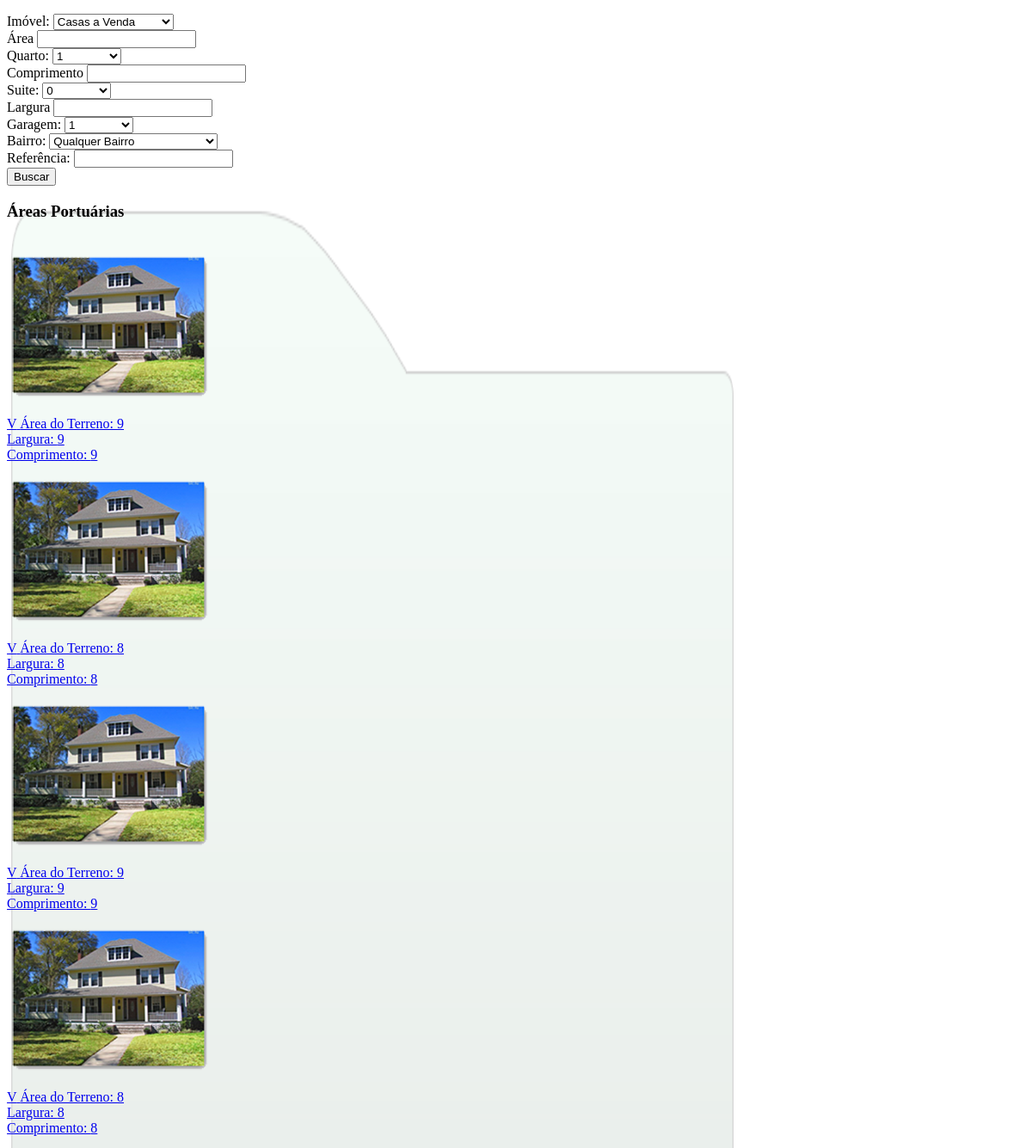
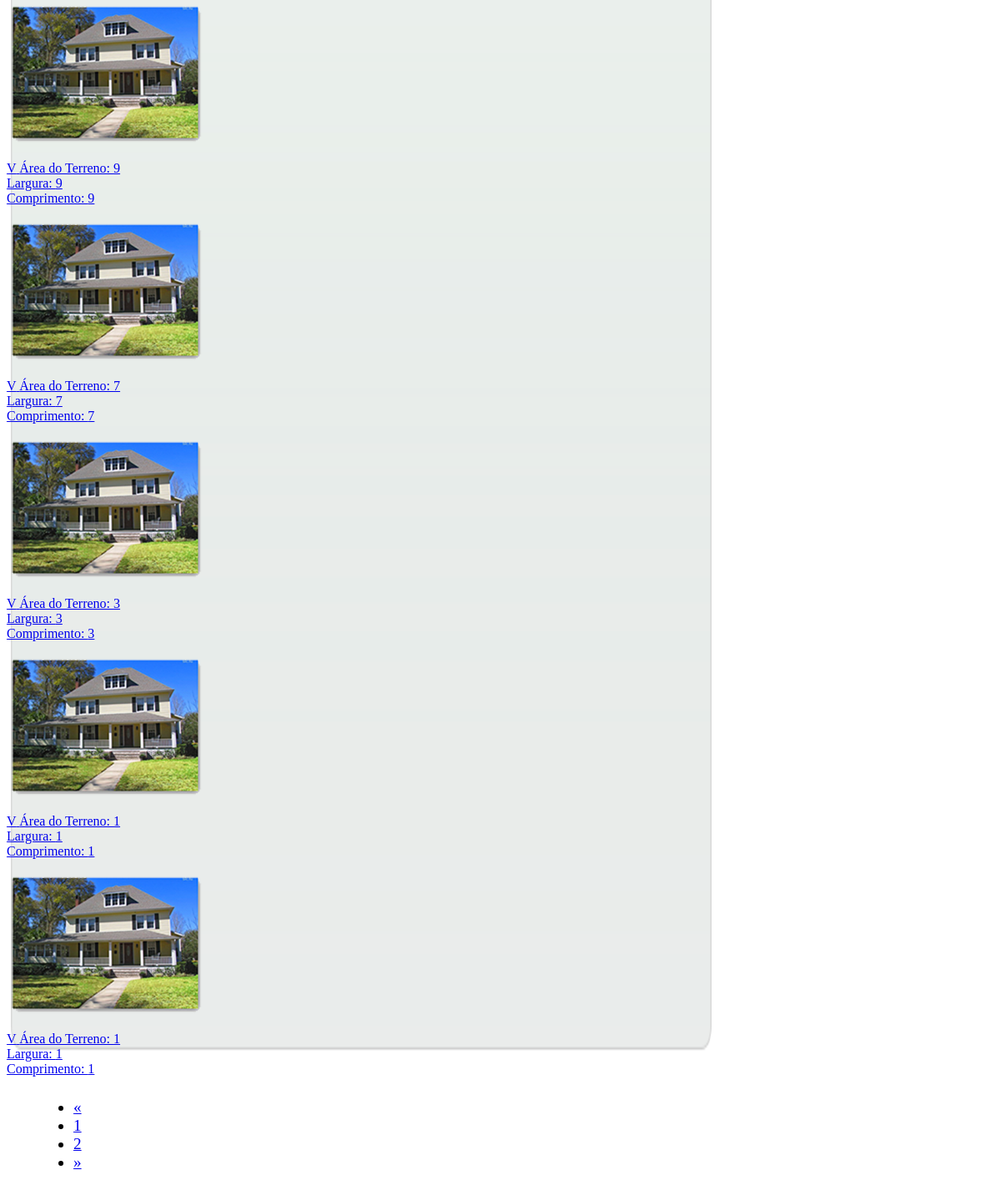
/paginas/areas-portuarias.php, run on the app's committed database (2 pictures, top to bottom).
### tables this page shows
CREATE TABLE IF NOT EXISTS `produto` (
  `id` int(11) NOT NULL AUTO_INCREMENT,
  `referencia` int(11) NOT NULL,
  `tipo_imovel` varchar(25) NOT NULL,
  `finalidade` varchar(10) NOT NULL,
  `quartos` int(11) NOT NULL,
  `garagem` int(11) NOT NULL,
  `area_edi` varchar(20) NOT NULL,
  `area_ter` varchar(20) NOT NULL,
  `perimetro_l` varchar(20) NOT NULL,
  `perimetro_c` varchar(20) NOT NULL,
  `latitude` varchar(20) DEFAULT NULL,
  `longitude` varchar(20) DEFAULT NULL,
  `suites` int(11) NOT NULL,
  `banheiros` int(11) NOT NULL,
  `categoria` varchar(30) NOT NULL,
  `logradouro` varchar(100) DEFAULT NULL,
  `num` varchar(6) NOT NULL,
  `complemento` varchar(30) DEFAULT NULL,
  `bairro` varchar(80) NOT NULL,
  `cidade` varchar(50) NOT NULL,
  `uf` char(2) NOT NULL,
  `descricao` longtext NOT NULL,
  `video` varchar(100) DEFAULT NULL,
  `diretorio` varchar(50) DEFAULT NULL,
  `data_cadastro` datetime NOT NULL,
  PRIMARY KEY (`id`),
  UNIQUE KEY `referencia` (`referencia`)
);

CREATE TABLE IF NOT EXISTS `foto_produto` (
  `id` int(11) NOT NULL AUTO_INCREMENT,
  `id_produto` int(11) NOT NULL,
  `arquivo` varchar(100) NOT NULL,
  `data_cadastro` datetime NOT NULL,
  PRIMARY KEY (`id`)
);

### classes/Conexao.class.php (called while the page is built, shortened)
<?php
	class Conexao{
		protected $servidor		= "localhost";
		protected $usuario		= "root";
		protected $porta		= "3306";
		protected $senha		= "";
		protected $nomeBanco	= "endog103_kananda";
		public function Conecta(){
    		$configuracoes_extras = array(PDO::MYSQL_ATTR_INIT_COMMAND => "SET NAMES utf8");
		try {
		      $this->conexao = new PDO('mysql:host='.$this->servidor.';port='.$this->porta.';dbname='.$this->nomeBanco, $this->usuario, $this->senha,$configuracoes_extras);
		    }catch(PDOException $e) {
		    	"Erro: ".$e->getMessage();
		        $this->trataErro($e, __FUNCTION__, TRUE);
		    }
		}
	}
?>

### classes/Objeto.class.php (called while the page is built, shortened)
<?php
	require_once("Conexao.class.php");
	class Objeto extends Conexao{
		protected $dataset			= NULL;
		protected $linhasAfetadas 	= -1;
		protected $tabela 			= "";
		protected $camposValores 	= array();
		protected $camposConsulta	= array();
		protected $extrasSelect 	= "";
		public function __construct($tabela, $campos = array()){
			$this->tabela = $tabela;
		}
		public function addConsulta($campo = NULL, $valor = NULL){
			if($campo!=NULL):
				$this->camposConsulta[$campo] = $valor;
			endif;
		}
		public function addExtras($extras = NULL){
			if($extras!=NULL):
				$this->extrasSelect = $extras;
			endif;
		}
		public function getLinhasAfetadas(){
			return $this->linhasAfetadas;
		}
		public function selecionarTudo(){
			$sql = "SELECT * FROM ".$this->tabela;
			if(count($this->camposConsulta)>0):
				$i = 0;
				$sql .= " WHERE ";
				foreach ($this->camposConsulta as $key => $value) {
					$sql .= $key."=";
					$sql .= is_numeric($value) ? $value : ":".$key;
				}
			endif;
			if($this->extrasSelect != NULL):
				$sql .= " ".$this->extrasSelect;
			endif;
			if($this->executarSql($sql))
				return TRUE;
			else
				return FALSE;
		}
		public function executarSql($sql = NULL){
			if($sql != NULL):
				try{
					$query = $this->conexao->prepare($sql);
					if(count($this->camposConsulta)>0):
						foreach ($this->camposConsulta as $key => $value){
							if(strpos($sql, ':'.$key.'_update')):
								$query->bindValue(":".$key.'_update',$value);
							elseif(strpos($sql, ':'.$key)):
								$query->bindValue(":".$key,$value);
							endif;
						}
					endif;
					$query->execute();
					$this->linhasAfetadas = $query->rowCount();
					if(substr(trim(strtolower($sql)), 0, 6) == 'select'):
						$this->dataset = $query;
						return $this->dataset;
					elseif(substr(trim(strtolower($sql)), 0, 6) == 'insert'):
						$this->idInserido = $this->conexao->lastInsertId();
						return $this->linhasAfetadas;
					else:
						if((substr(trim(strtolower($sql)), 0, 6) == 'update') && ($this->linhasAfetadas == 0))
							return true;
						else
							return $this->linhasAfetadas;
					endif;
				}catch(PDOException $e){
					$this->trataErro($e, __FUNCTION__, TRUE);
					return false;
				}
			else:
				echo "Comando SQL não informado!";
			endif;
		}
		public function retornarDados($tipo = NULL){
			switch (strtolower($tipo)) :
				default:
					return $this->dataset->fetchAll(PDO::FETCH_ASSOC);
					break;
			endswitch;
		}
		public function retornar(){
			foreach($this->dataset->fetchAll(PDO::FETCH_ASSOC) as $registro){
				foreach($registro as $indice => $campo){
					$objeto[$indice] = $campo;
				}
				break;
			}
			return  $objeto;
		}
		public function limparDados(){
			if(count($this->camposValores) || count($this->camposConsulta) || $this->dataset!= NULL || $this->extrasSelect!= NULL):
				$this->camposValores = array();
				$this->camposConsulta = array();
				$this->dataset = NULL;
				$this->extrasSelect = NULL;
			endif;
		}
	}
?>

### paginas/areas-portuarias.php (the view)
<link rel="stylesheet" href="<?= RAIZ ?>css/imovel-categoria.css">
    <?php require RAIZ."paginas/subpaginas/buscar.php" ?>
	<div id="lista-de-imoveis">
          <h3 class="title-do-imovel">Áreas Portuárias</h3>
                      <br>
          <?php
            $imovel = new Objeto('produto');
            $foto_imovel = new Objeto('foto_produto');
            $imovel->addConsulta('tipo_imovel', 'areas portuaria');
            if(isset($pagina[2]) && is_numeric($pagina[2]) && $pagina[2] > 1)
              $imovel->addExtras(' ORDER BY id DESC LIMIT '.(($pagina[2] - 1 ) * 9).' , '.(((($pagina[2] - 1 ) * 9)) + 8) );
            else
              $imovel->addExtras('ORDER BY id DESC');
            $imovel->selecionarTudo();
            if($imovel->getLinhasAfetadas()>0){
            $i = 1;
            foreach ($imovel->retornarDados() as $key => $value) {
              if($i > 9)
                break;
              if((($i - 1) % 3 == 0) || $i == 1)
                echo "<div class='row'>";
              $foto_imovel->limparDados();
              $foto_imovel->addConsulta('id_produto', $value['id'] );
              $foto_imovel->addExtras('LIMIT 1');
              $foto_imovel->selecionarTudo();
              $foto = $foto_imovel->retornar();
          ?>
                <div class="col-xs-4">
                  <a href="<?= RAIZ ?>imovel/<?= $value['id']?>" class="thumbnail">
                        <img src="<?= RAIZ.$foto['arquivo'] ?>" alt="IMOVEL DA KANANDA.IMB.BR">
                        <div class="legenda-imovel">
                           <p>
                             <span class="icone-imovel">V</span> Área do Terreno:  <?=$value['area_ter']?><br>
                             <span class="glyphicon glyphicon-resize-horizontal"></span> Largura:  <?=$value['perimetro_l']?><br>
                             <span class="glyphicon glyphicon-resize-vertical"></span> Comprimento:  <?=$value['perimetro_c']?>
                           </p>
                        </div>
                   </a>
                </div>
          <?php
            if(($i % 3 == 0) || $i == $imovel->getLinhasAfetadas())
              echo "</div>";
            $i++;
            }
          }else{
            echo 'Não há '.$pagina[0].'s disponíveis';
          }
          $imovel->limparDados();
          $imovel->addConsulta('tipo_imovel', 'areas portuaria');
          $imovel->selecionarTudo();
          if($imovel->getLinhasAfetadas()>9){
            $qtd_paginas = ceil($imovel->getLinhasAfetadas() / 9);
            if(isset($pagina[2]) && is_numeric($pagina[2]))
              $pagina_atual = $pagina[2];
            else
              $pagina_atual = 1;
          ?>
	            	<div class="row">
	            		<div class="col-xs-12">
                      <?php echo Funcao::gerarPaginacao(RAIZ.'areas-portuarias/page', $qtd_paginas, $pagina_atual, 'id="imovel-paginacao"', 'class="pagination"' ) ?>
      	          </div>
  	            </div>
        <?php
          }
        ?>
      </div>

### css/imovel-categoria.css (style rules this page uses)
div#lista-de-imoveis { margin: 10px auto; background: url(../img/fundo-da-lista-dos-imoveis.png) no-repeat; background-size: 850px 100%; }

### data on the page
produto: foto_produto.arquivo (picture), area_ter "9", perimetro_l "9", perimetro_c "9"
produto: foto_produto.arquivo (picture), area_ter "8", perimetro_l "8", perimetro_c "8"
produto: foto_produto.arquivo (picture), area_ter "9", perimetro_l "9", perimetro_c "9"
produto: foto_produto.arquivo (picture), area_ter "8", perimetro_l "8", perimetro_c "8"
produto: foto_produto.arquivo (picture), area_ter "9", perimetro_l "9", perimetro_c "9"
produto: foto_produto.arquivo (picture), area_ter "7", perimetro_l "7", perimetro_c "7"
produto: foto_produto.arquivo (picture), area_ter "3", perimetro_l "3", perimetro_c "3"
produto: foto_produto.arquivo (picture), area_ter "1", perimetro_l "1", perimetro_c "1"
produto: foto_produto.arquivo (picture), area_ter "1", perimetro_l "1", perimetro_c "1"
